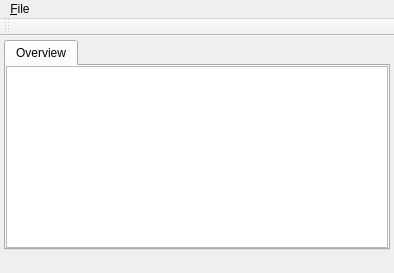
<ui version="4.0" >
 <author>Oliver Groß</author>
 <class>ConnMan</class>
 <widget class="QMainWindow" name="ConnMan" >
  <property name="geometry" >
   <rect>
    <x>0</x>
    <y>0</y>
    <width>394</width>
    <height>273</height>
   </rect>
  </property>
  <property name="windowTitle" >
   <string>Connection Manager</string>
  </property>
  <widget class="QWidget" name="centralwidget" >
   <layout class="QGridLayout" >
    <property name="leftMargin" >
     <number>4</number>
    </property>
    <property name="topMargin" >
     <number>4</number>
    </property>
    <property name="rightMargin" >
     <number>4</number>
    </property>
    <property name="bottomMargin" >
     <number>4</number>
    </property>
    <property name="horizontalSpacing" >
     <number>4</number>
    </property>
    <property name="verticalSpacing" >
     <number>4</number>
    </property>
    <item row="0" column="0" >
     <widget class="QTabWidget" name="tabWidget" >
      <property name="tabPosition" >
       <enum>QTabWidget::North</enum>
      </property>
      <property name="tabShape" >
       <enum>QTabWidget::Rounded</enum>
      </property>
      <property name="currentIndex" >
       <number>0</number>
      </property>
      <widget class="QWidget" name="overViewTab" >
       <attribute name="title" >
        <string>Overview</string>
       </attribute>
       <layout class="QGridLayout" >
        <property name="leftMargin" >
         <number>0</number>
        </property>
        <property name="topMargin" >
         <number>0</number>
        </property>
        <property name="rightMargin" >
         <number>0</number>
        </property>
        <property name="bottomMargin" >
         <number>0</number>
        </property>
        <item row="0" column="0" >
         <widget class="QTreeView" name="overViewList" >
          <property name="iconSize" >
           <size>
            <width>32</width>
            <height>32</height>
           </size>
          </property>
          <property name="rootIsDecorated" >
           <bool>false</bool>
          </property>
          <property name="itemsExpandable" >
           <bool>false</bool>
          </property>
          <property name="allColumnsShowFocus" >
           <bool>true</bool>
          </property>
         </widget>
        </item>
       </layout>
      </widget>
     </widget>
    </item>
   </layout>
  </widget>
  <widget class="QMenuBar" name="menubar" >
   <property name="geometry" >
    <rect>
     <x>0</x>
     <y>0</y>
     <width>394</width>
     <height>29</height>
    </rect>
   </property>
   <widget class="QMenu" name="menuFile" >
    <property name="title" >
     <string>&amp;File</string>
    </property>
    <addaction name="actionClose" />
   </widget>
   <addaction name="menuFile" />
  </widget>
  <widget class="QStatusBar" name="statusBar" >
   <property name="sizeGripEnabled" >
    <bool>false</bool>
   </property>
  </widget>
  <widget class="QToolBar" name="toolBar" >
   <property name="windowTitle" >
    <string>toolBar</string>
   </property>
   <attribute name="toolBarArea" >
    <enum>TopToolBarArea</enum>
   </attribute>
   <attribute name="toolBarBreak" >
    <bool>false</bool>
   </attribute>
  </widget>
  <action name="actionRefresh" >
   <property name="text" >
    <string>&amp;Refresh</string>
   </property>
  </action>
  <action name="actionClose" >
   <property name="text" >
    <string>&amp;Close</string>
   </property>
  </action>
  <action name="actionDefault" >
   <property name="text" >
    <string>&amp;default</string>
   </property>
  </action>
 </widget>
 <layoutdefault spacing="4" margin="4" />
 <resources/>
 <connections>
  <connection>
   <sender>actionClose</sender>
   <signal>triggered()</signal>
   <receiver>ConnMan</receiver>
   <slot>close()</slot>
   <hints>
    <hint type="sourcelabel" >
     <x>-1</x>
     <y>-1</y>
    </hint>
    <hint type="destinationlabel" >
     <x>228</x>
     <y>178</y>
    </hint>
   </hints>
  </connection>
 </connections>
</ui>
